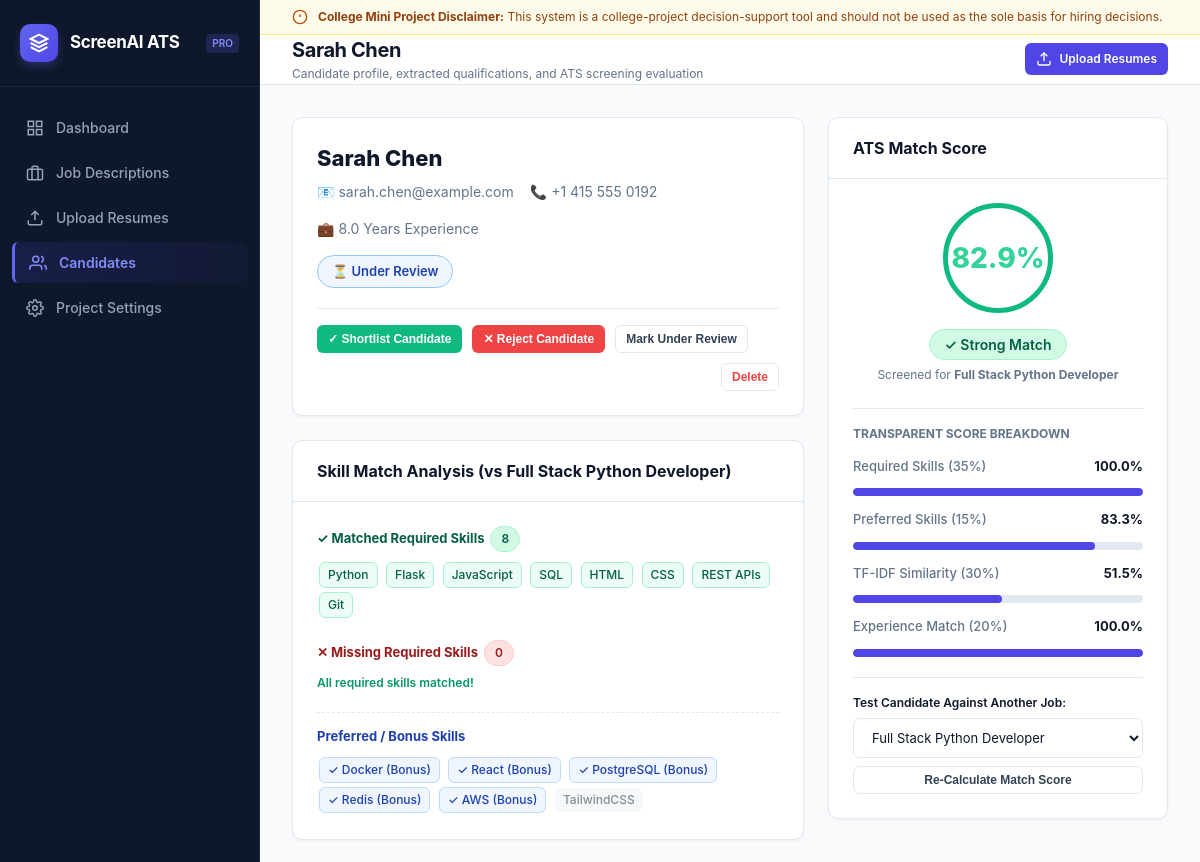
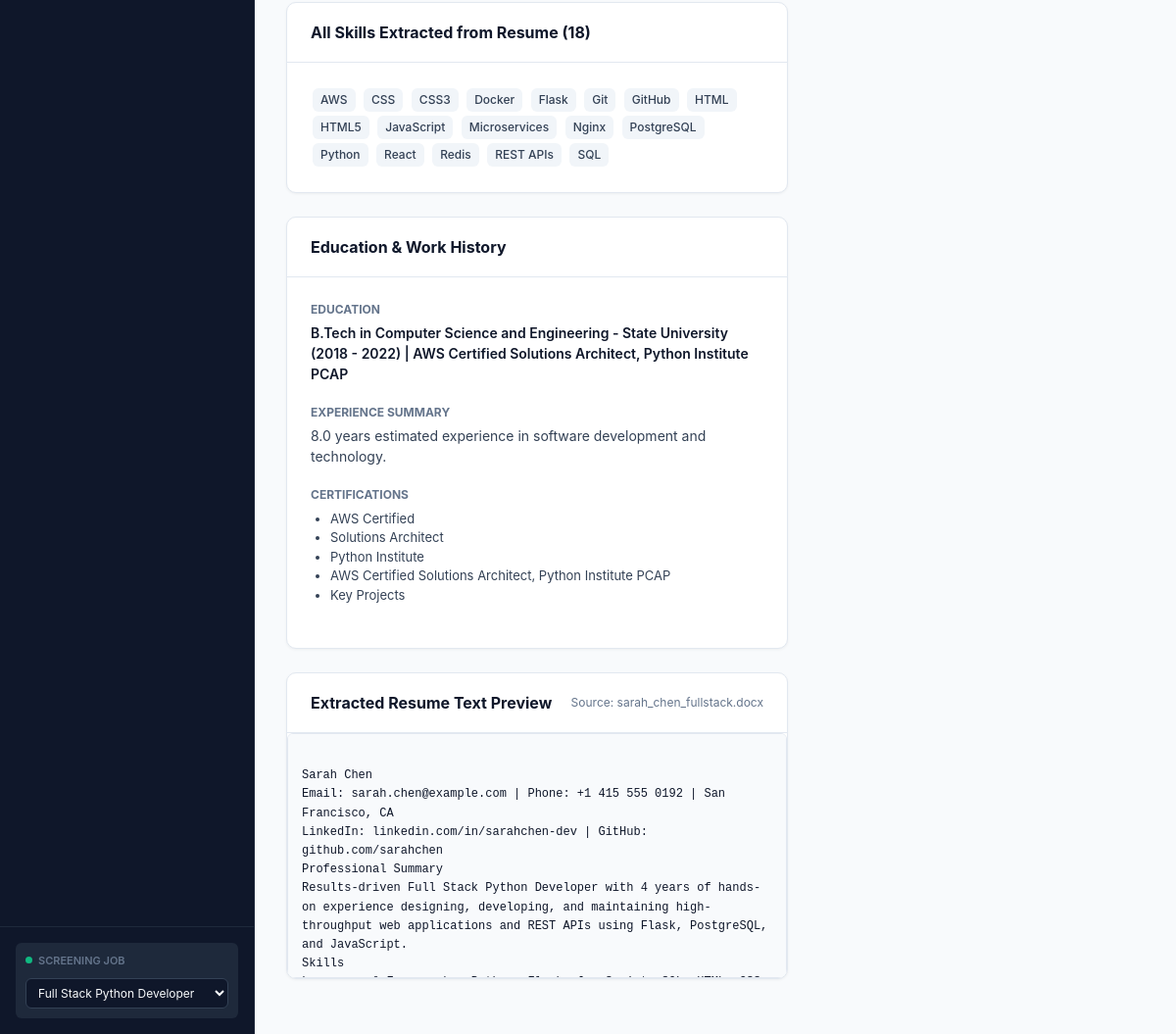
The page /candidates/8 on the database its author committed (2 pictures, top to bottom).
### tables this page shows
CREATE TABLE candidates (
        id INTEGER PRIMARY KEY AUTOINCREMENT,
        name TEXT NOT NULL,
        email TEXT,
        phone TEXT,
        extracted_skills TEXT,
        education TEXT,
        experience_years REAL DEFAULT 0,
        experience_details TEXT,
        certifications TEXT,
        projects TEXT,
        raw_resume_text TEXT,
        resume_filename TEXT,
        resume_filepath TEXT,
        status TEXT DEFAULT 'Under Review',
        created_at TIMESTAMP DEFAULT CURRENT_TIMESTAMP
    );

CREATE TABLE jobs (
        id INTEGER PRIMARY KEY AUTOINCREMENT,
        title TEXT NOT NULL,
        company TEXT NOT NULL,
        description TEXT NOT NULL,
        required_skills TEXT NOT NULL,
        preferred_skills TEXT DEFAULT '',
        min_experience REAL DEFAULT 0,
        is_active INTEGER DEFAULT 0,
        created_at TIMESTAMP DEFAULT CURRENT_TIMESTAMP
    );

CREATE TABLE screening_results (
        id INTEGER PRIMARY KEY AUTOINCREMENT,
        candidate_id INTEGER NOT NULL,
        job_id INTEGER NOT NULL,
        total_score REAL NOT NULL,
        required_skills_score REAL NOT NULL,
        preferred_skills_score REAL NOT NULL,
        tfidf_score REAL NOT NULL,
        experience_score REAL NOT NULL,
        matched_skills TEXT,
        missing_skills TEXT,
        matched_preferred TEXT,
        missing_preferred TEXT,
        recommendation TEXT NOT NULL,
        screened_at TIMESTAMP DEFAULT CURRENT_TIMESTAMP,
        FOREIGN KEY (candidate_id) REFERENCES candidates (id) ON DELETE CASCADE,
        FOREIGN KEY (job_id) REFERENCES jobs (id) ON DELETE CASCADE,
        UNIQUE(candidate_id, job_id)
    );

### app.py (the view)
@app.route('/candidates/<int:candidate_id>')
def candidate_detail(candidate_id):
    active_job = db.get_active_job()
    job_id = active_job['id'] if active_job else None
    requested_job_id = request.args.get('job_id')
    if requested_job_id:
        try:
            job_id = int(requested_job_id)
        except ValueError:
            pass
    job = db.get_job_by_id(job_id) if job_id else active_job
    candidate_row, screening_row = db.get_candidate_detail(candidate_id, job_id=job_id)
    if not candidate_row:
        flash("Candidate not found.", "danger")
        return redirect(url_for('candidates_page'))
    candidate = dict(candidate_row)
    screening = dict(screening_row) if screening_row else None
    for key in ['extracted_skills', 'certifications', 'projects']:
        if candidate.get(key):
            try:
                candidate[key] = json.loads(candidate[key])
            except Exception:
                pass
        else:
            candidate[key] = []
    if screening:
        for key in ['matched_skills', 'missing_skills', 'matched_preferred', 'missing_preferred']:
            if screening.get(key):
                try:
                    screening[key] = json.loads(screening[key])
                except Exception:
                    pass
            else:
                screening[key] = []
    return render_template(
        'candidate_detail.html',
        candidate=candidate,
        screening=screening,
        job=job,
        all_jobs=db.get_all_jobs()
    )

### templates/candidate_detail.html (shortened to what this page needs)
﻿{% extends "base.html" %}
{% block page_heading %}{{ candidate.name }}{% endblock %}
{% block page_subheading %}Candidate profile, extracted qualifications, and ATS screening evaluation{% endblock %}
{% block content %}
<div class="profile-grid">
    <div>
        <div class="card">
            <div class="card-body" style="padding: 24px;">
                <div style="display: flex; align-items: flex-start; justify-content: space-between; flex-wrap: wrap; gap: 16px;">
                    <div>
                        <h2 style="font-size: 22px; font-weight: 800; color: var(--text-main); margin-bottom: 4px;">{{ candidate.name }}</h2>
                        <div style="font-size: 14px; color: var(--text-muted); display: flex; flex-wrap: wrap; gap: 16px; margin-top: 6px;">
                            <span>📧 {{ candidate.email or 'No email' }}</span>
                            <span>📞 {{ candidate.phone or 'No phone' }}</span>
                            <span>💼 {{ candidate.experience_years }} Years Experience</span>
                        </div>
                    </div>
                    <div>
                        {% if candidate.status == 'Shortlisted' %}
                        <span class="badge badge-status-shortlisted" style="font-size: 13px; padding: 6px 14px;">✓ Shortlisted</span>
                        {% elif candidate.status == 'Rejected' %}
                        <span class="badge badge-status-rejected" style="font-size: 13px; padding: 6px 14px;">✕ Rejected</span>
                        {% else %}
                        <span class="badge badge-status-review" style="font-size: 13px; padding: 6px 14px;">⏳ Under Review</span>
                        {% endif %}
                    </div>
                </div>
                <div style="margin-top: 20px; padding-top: 16px; border-top: 1px solid var(--border-color); display: flex; align-items: center; gap: 10px; flex-wrap: wrap;">
                    <button type="button" class="btn btn-success btn-sm" onclick="updateCandidateStatus({{ candidate.id }}, 'Shortlisted')">
                        ✓ Shortlist Candidate
                    </button>
                    <button type="button" class="btn btn-danger btn-sm" onclick="updateCandidateStatus({{ candidate.id }}, 'Rejected')">
                        ✕ Reject Candidate
                    </button>
                    <button type="button" class="btn btn-secondary btn-sm" onclick="updateCandidateStatus({{ candidate.id }}, 'Under Review')">
                        Mark Under Review
                    </button>
                    <button type="button" class="btn btn-secondary btn-sm" style="color:#ef4444; margin-left: auto;" onclick="deleteCandidateRecord({{ candidate.id }}, '{{ candidate.name }}')">
                        Delete
                    </button>
                </div>
            </div>
        </div>
        <div class="card">
            <div class="card-header">
                <h2>Skill Match Analysis (vs {{ job.title if job else 'Active Job' }})</h2>
            </div>
            <div class="card-body">
                <div style="margin-bottom: 20px;">
                    <div style="font-size: 13px; font-weight: 700; color: #065f46; margin-bottom: 8px; display: flex; align-items: center; gap: 6px;">
                        <span>✓ Matched Required Skills</span>
                        <span class="badge badge-strong">{{ screening.matched_skills|length if screening else 0 }}</span>
                    </div>
                    <div>
                        {% if screening and screening.matched_skills %}
                            {% for skill in screening.matched_skills %}
                            <span class="skill-pill matched">{{ skill }}</span>
                            {% endfor %}
                        {% else %}
                            <span style="font-size: 12px; color: var(--text-muted);">No required skills matched</span>
                        {% endif %}
                    </div>
                </div>
                <div style="margin-bottom: 20px;">
                    <div style="font-size: 13px; font-weight: 700; color: #991b1b; margin-bottom: 8px; display: flex; align-items: center; gap: 6px;">
                        <span>✕ Missing Required Skills</span>
                        <span class="badge badge-low">{{ screening.missing_skills|length if screening else 0 }}</span>
                    </div>
                    <div>
                        {% if screening and screening.missing_skills %}
                            {% for skill in screening.missing_skills %}
                            <span class="skill-pill missing">{{ skill }}</span>
                            {% endfor %}
                        {% else %}
                            <span style="font-size: 12px; color: #059669; font-weight: 600;">All required skills matched!</span>
                        {% endif %}
                    </div>
                </div>
                {% if screening and (screening.matched_preferred or screening.missing_preferred) %}
                <div style="padding-top: 14px; border-top: 1px dashed var(--border-color);">
                    <div style="font-size: 13px; font-weight: 700; color: #1e40af; margin-bottom: 8px;">
                        Preferred / Bonus Skills
                    </div>
                    <div>
                        {% for skill in screening.matched_preferred %}
                        <span class="skill-pill preferred">✓ {{ skill }} (Bonus)</span>
                        {% endfor %}
                        {% for skill in screening.missing_preferred %}
                        <span class="skill-pill" style="opacity: 0.6;">{{ skill }}</span>
                        {% endfor %}
                    </div>
                </div>
                {% endif %}
            </div>
        </div>
        <div class="card">
            <div class="card-header">
                <h2>All Skills Extracted from Resume ({{ candidate.extracted_skills|length }})</h2>
            </div>
            <div class="card-body">
                {% if candidate.extracted_skills %}
                    {% for skill in candidate.extracted_skills %}
                    <span class="skill-pill">{{ skill }}</span>
                    {% endfor %}
                {% else %}
                    <span style="font-size: 13px; color: var(--text-muted);">No skills extracted.</span>
                {% endif %}
            </div>
        </div>
        <div class="card">
            <div class="card-header">
                <h2>Education & Work History</h2>
            </div>
            <div class="card-body">
                <div style="margin-bottom: 20px;">
                    <div style="font-size: 12px; font-weight: 700; text-transform: uppercase; color: var(--text-muted); margin-bottom: 4px;">Education</div>
                    <div style="font-size: 14px; font-weight: 600; color: var(--text-main);">
                        {{ candidate.education or 'Not detected' }}
                    </div>
                </div>
                <div style="margin-bottom: 20px;">
                    <div style="font-size: 12px; font-weight: 700; text-transform: uppercase; color: var(--text-muted); margin-bottom: 4px;">Experience Summary</div>
                    <div style="font-size: 14px; color: #334155;">
                        {{ candidate.experience_details or '1.5 years experience' }}
                    </div>
                </div>
                {% if candidate.certifications %}
                <div style="margin-bottom: 20px;">
                    <div style="font-size: 12px; font-weight: 700; text-transform: uppercase; color: var(--text-muted); margin-bottom: 6px;">Certifications</div>
                    <ul style="padding-left: 20px; font-size: 13px; color: #334155;">
                        {% for cert in candidate.certifications %}
                        <li>{{ cert }}</li>
                        {% endfor %}
                    </ul>
                </div>
                {% endif %}
            </div>
        </div>
        <div class="card">
            <div class="card-header">
                <h2>Extracted Resume Text Preview</h2>
                <span style="font-size: 12px; color: var(--text-muted);">Source: {{ candidate.resume_filename }}</span>
            </div>
            <div class="card-body" style="background: #f8fafc; font-family: monospace; font-size: 12px; max-height: 250px; overflow-y: auto; white-space: pre-wrap; line-height: 1.6; border: 1px solid var(--border-color); border-radius: var(--radius-sm); padding: 14px;">
{{ candidate.raw_resume_text or 'No raw text stored.' }}
            </div>
        </div>
    </div>
    <div>
        <div class="card" style="position: sticky; top: 80px;">
            <div class="card-header">
                <h2>ATS Match Score</h2>
            </div>
            <div class="card-body">
                {% if screening %}
                {% set sc_tier = 'strong' if screening.total_score >= 80 else ('moderate' if screening.total_score >= 60 else 'low') %}
                <div class="score-circle {{ sc_tier }}">
                    {{ screening.total_score }}%
                </div>
                <div style="text-align: center; margin-bottom: 24px;">
                    {% if screening.recommendation == 'Strong Match' %}
                    <span class="badge badge-strong" style="font-size: 14px; padding: 4px 14px;">✓ Strong Match</span>
                    {% elif screening.recommendation == 'Moderate Match' %}
                    <span class="badge badge-moderate" style="font-size: 14px; padding: 4px 14px;">~ Moderate Match</span>
                    {% else %}
                    <span class="badge badge-low" style="font-size: 14px; padding: 4px 14px;">✕ Low Match</span>
                    {% endif %}
                    <div style="font-size: 12px; color: var(--text-muted); margin-top: 6px;">
                        Screened for <strong>{{ job.title if job else 'Position' }}</strong>
                    </div>
                </div>
                <div style="border-top: 1px solid var(--border-color); padding-top: 16px;">
                    <div style="font-size: 12px; font-weight: 700; text-transform: uppercase; color: var(--text-muted); margin-bottom: 14px;">
                        Transparent Score Breakdown
                    </div>
                    <div class="breakdown-row">
                        <span class="breakdown-label">Required Skills (35%)</span>
                        <span class="breakdown-value">{{ screening.required_skills_score }}%</span>
                    </div>
                    <div class="progress-bar-wrap" style="margin-bottom: 14px;">
                        <div class="progress-bar-fill bg-primary" style="width: {{ screening.required_skills_score }}%;"></div>
                    </div>
                    <div class="breakdown-row">
                        <span class="breakdown-label">Preferred Skills (15%)</span>
                        <span class="breakdown-value">{{ screening.preferred_skills_score }}%</span>
                    </div>
                    <div class="progress-bar-wrap" style="margin-bottom: 14px;">
                        <div class="progress-bar-fill bg-primary" style="width: {{ screening.preferred_skills_score }}%;"></div>
                    </div>
                    <div class="breakdown-row">
                        <span class="breakdown-label">TF-IDF Similarity (30%)</span>
                        <span class="breakdown-value">{{ screening.tfidf_score }}%</span>
                    </div>
                    <div class="progress-bar-wrap" style="margin-bottom: 14px;">
                        <div class="progress-bar-fill bg-primary" style="width: {{ screening.tfidf_score }}%;"></div>
                    </div>
                    <div class="breakdown-row">
                        <span class="breakdown-label">Experience Match (20%)</span>
                        <span class="breakdown-value">{{ screening.experience_score }}%</span>
                    </div>
                    <div class="progress-bar-wrap" style="margin-bottom: 20px;">
                        <div class="progress-bar-fill bg-primary" style="width: {{ screening.experience_score }}%;"></div>
                    </div>
                </div>
                <div style="border-top: 1px solid var(--border-color); padding-top: 16px; margin-top: 16px;">
                    <label class="form-label" style="font-size: 12px;">Test Candidate Against Another Job:</label>
                    <select id="rescreenJobSelect" class="form-control" style="font-size: 13px; margin-bottom: 8px;">
                        {% for j in all_jobs %}
                        <option value="{{ j.id }}" {% if job and job.id == j.id %}selected{% endif %}>
                            {{ j.title }}
                        </option>
                        {% endfor %}
                    </select>
                    <button type="button" class="btn btn-secondary btn-sm" style="width: 100%;" onclick="rescreenCandidate({{ candidate.id }}, document.getElementById('rescreenJobSelect').value)">
                        Re-Calculate Match Score
                    </button>
                </div>
                {% endif %}
            </div>
        </div>
    </div>
</div>
{% endblock %}

### rows shown on the page
candidates: name "Sarah Chen", email "sarah.chen@example.com", phone "+1 415 555 0192", experience_years "8.0", education "B.Tech in Computer Science and Engineering - State University (2018 - 2022) | AWS Certified Solutions Architect, Python Institute PCAP", experience_details "8.0 years estimated experience in software development and technology.", resume_filename "sarah_chen_fullstack.docx", raw_resume_text "Sarah Chen Email: sarah.chen@example.com | Phone: +1 415 555 0192 | San Francisco, CA LinkedIn: linkedin.com/in/sarahchen-dev | GitHub: github.com/sarahchen Professional Summary Results-driven Full Stack Python Developer with 4 years of hands-on experience designing, developing, and maintaining high-throughput web applications and REST APIs using Flask, PostgreSQL, and JavaScript. Skills…"
jobs: title "Full Stack Python Developer"
screening_results: total_score "82.9", required_skills_score "100.0", preferred_skills_score "83.3", tfidf_score "51.5", experience_score "100.0"

### other values the page prints
{{ disclaimer }} "This system is a college-project decision-support tool and should not be used as the sole basis for hiring decisions."
{{ screening.matched_skills|length if screening else 0 }} "8"
{{ skill }} "Python" "Flask" "JavaScript" "SQL" "HTML" "CSS" "REST APIs" "Git"
{{ screening.missing_skills|length if screening else 0 }} "0"
{{ skill }} "Docker" "React" "PostgreSQL" "Redis" "AWS"
{{ skill }} "TailwindCSS"
{{ candidate.extracted_skills|length }} "18"
{{ skill }} "AWS" "CSS" "CSS3" "Docker" "Flask" "Git" "GitHub" "HTML" "HTML5" "JavaScript" "Microservices" "Nginx" "PostgreSQL" "Python" "React" "Redis" "REST APIs" "SQL"
{{ cert }} "AWS Certified" "Solutions Architect" "Python Institute" "AWS Certified Solutions Architect, Python Institute PCAP" "Key Projects"
form field value "Full Stack Python Developer"
